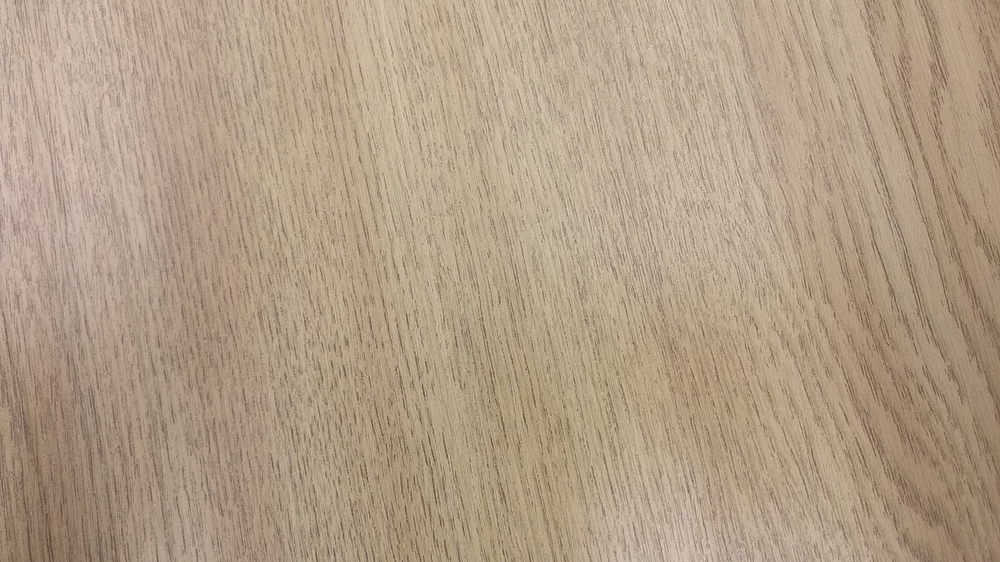
#> input picture selected_topics/forensics/CC_TP1_photos/DSC_0001.PNG, 1000 x 562 px, shrunk from 2304 x 1296 before the run, given in place of lena_512.bmp, which was not available
$ jupyter execute --allow-errors forensics_TP2.ipynb   (shell and % lines are left out)   (text cells are left out)
#> lines starting #> are read from the running program, lines starting #| are printed output that depends on the picture; pictures that were not available may be replaced by others from this repository, and a replacement may not be noted
[cell 1]
import numpy as np
import cv2
import matplotlib.pyplot as plt
from scipy.fftpack import dct, idct

[cell 2]
#read original image
img = cv2.imread("./Lab2_JPEG/lena_512.bmp")
#> img is the input picture: shape (562, 1000, 3); mean B, G, R 135, 157.5, 177
img = cv2.cvtColor(img, cv2.COLOR_BGR2GRAY) #COLOR_BGR2YCR_CB
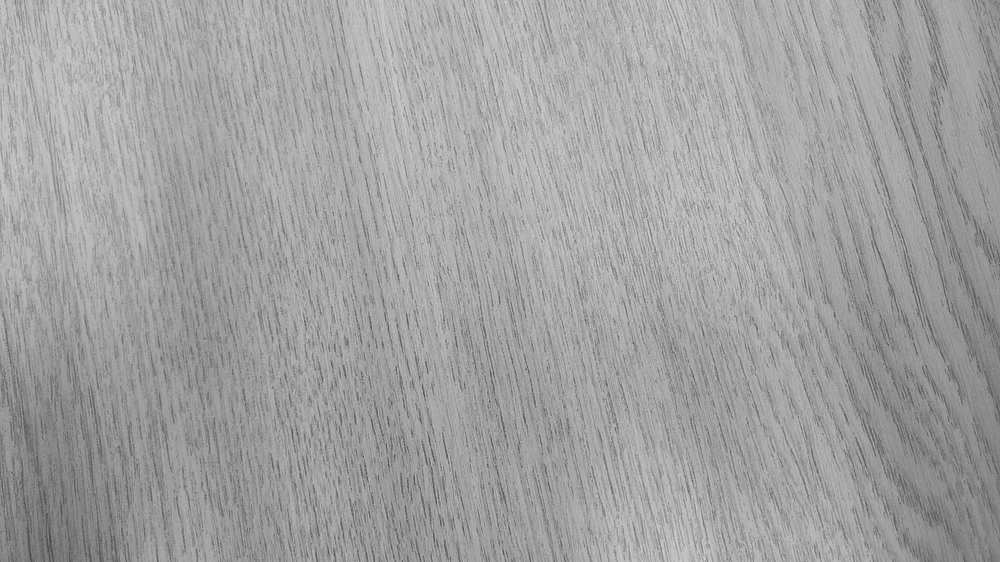
#> img: shape (562, 1000); min 66, max 213, mean 160.7
plt.imshow(img, cmap="Greys_r")

[cell 3]
#zigzag function
def zigzag (a):
    return np.concatenate([np.diagonal(a[::-1,:], i)[::(2*(i % 2)-1)] for i in range(1-a.shape[0], a.shape[0])])

#zigzag test
print(zigzag(np.array([[1,2,3],[4,5,6],[7,8,9]])))

[cell 4]
#Quality Factor, we can tweek these
QF1 = 50
QF2 = 75

Q50 = np.array([[16,11,10,16,24,40,51,61],[12,12,14,19,26,58,60,55],[14,13,16,24,40,57,69,56],[14,17,22,29,51,87,80,62],[18,22,37,56,68,109,103,77],[24,35,55,64,81,104,113,92],[49,64,78,87,103,121,120,101],[72,92,95,98,112,100,103,99]], order='F')
print(Q50)

[cell 5]
#Quality Matrix for QF1
if QF1 > 50:
    QM1 = np.around(Q50*(np.ones(Q50.shape)*((100-QF1)/50)))
    QM1.astype(int)

elif QF1 < 50:
    QM1 = np.around(Q50*(np.ones(Q50.shape)*(50/QF1)))
    QM1.astype(int)

elif QF1 == 50:
    QM1 = Q50

else:
    print("error")

QM1.astype(float)

[cell 6]
#Quality Matrix for QF2
if QF2 > 50:
    QM2 = np.around(Q50*(np.ones(Q50.shape)*((100-QF2)/50)))
    QM2.astype(int)

elif QF2 < 50:
    QM2 = np.around(Q50*(np.ones(Q50.shape)*(50/QF2)))
    QM2.astype(int)

elif QF2 == 50:
    QM2 = Q50

else:
    print("error")

QM2.astype(float)

[cell 7]
#DCT domain
dct_domain = np.zeros(img.shape) #should just be same shape
dct_quantized = np.zeros(img.shape)
dct_dequantized = np.zeros(img.shape)
dct_restored = np.zeros(img.shape)

dct_domain2 = np.zeros(img.shape)
dct_quantized2 = np.zeros(img.shape)

#updates
dct_quantized_coeff = np.zeros((64,(img.shape[0]//8)*(img.shape[1]//8)))
dct_quantized2_coeff = np.zeros((64,(img.shape[0]//8)*(img.shape[1]//8)))

[cell 8]
#Subtract each img value by 128
img2 = img - (128*np.ones(img.shape))
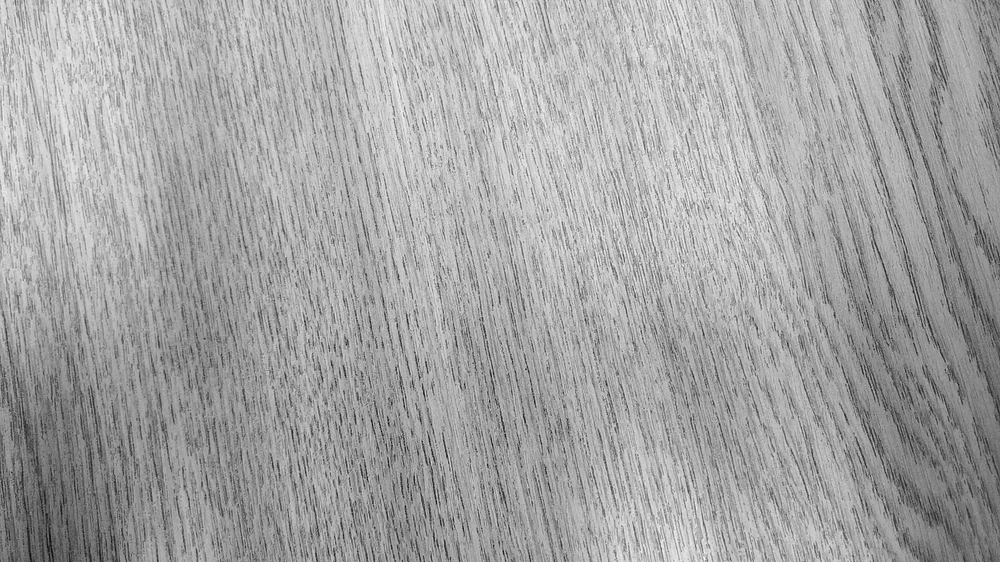
#> img2: shape (562, 1000) float64; min -62, max 85, mean 32.7; drawn with min black and max white
plt.imshow(img2, cmap="Greys_r")

[cell 9]
#JPEG Encoding

k = 0
#> (the rest of this cell did not finish here and is left out)

#> (a cell that did not finish here is left out)

[cell 11]
#img reconstruction?
img2_recon = dct_restored
plt.imshow(img2_recon+128, cmap="Greys_r") #sanity check on recon image
print(dct_restored.shape)
#| (562, 1000)
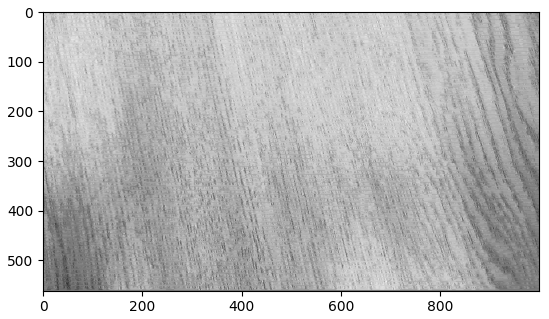
#> figure drawn by matplotlib, 1 panel

[cell 12]
#JPEG Encoding 2 (double compression)

k=0
#> (the rest of this cell did not finish here and is left out)

[cell 13]
#both image and recon image side by side
f, ax = plt.subplots(1,2, figsize=(8,4))
ax[0].imshow(img, cmap="Greys_r", aspect="auto")
ax[1].imshow(img2_recon+128, cmap="Greys_r", aspect="auto")
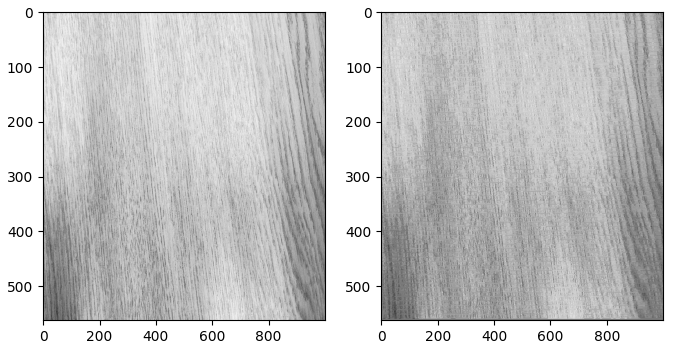
#> figure drawn by matplotlib, 2 panels

[cell 14]
#histograms
plt.hist(dct_quantized.flatten())
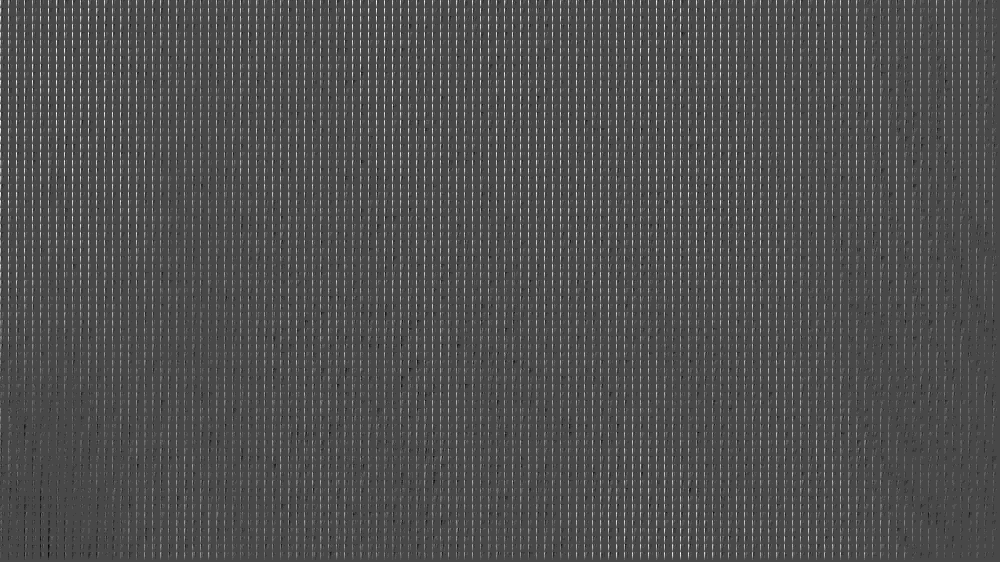
#> dct_quantized: shape (562, 1000) float64; min -6, max 15, mean 0.608; drawn with min black and max white
plt.title("DCT Quantized")
plt.figure(figsize=(12,16))
#> figure, not shown here; tallest bar 451342 high, from x = -1.8 to 0.3

[cell 15]
#histograms
plt.hist(dct_quantized2.flatten())
#> dct_quantized2: shape (562, 1000) float64; every value is 0
plt.title("DCT Quantized 2")
plt.figure(figsize=(12,16))
#> figure, not shown here; tallest bar 562000 high, from x = 0 to 0.1

[cell 16]
plt.hist(dct_quantized.flatten(), label="one time")
plt.hist(dct_quantized2.flatten(), label="double")
plt.title("DCT Quantized QF1 < QF2")
plt.legend()
plt.show()
#> figure, not shown here; tallest bar 451342 high, from x = -1.8 to 0.3; tallest bar 562000 high, from x = 0 to 0.1

[cell 17]
#show different Quality Factors histogram
QF1 = 66
QF2 = 80

Q50 = np.array([[16,11,10,16,24,40,51,61],[12,12,14,19,26,58,60,55],[14,13,16,24,40,57,69,56],[14,17,22,29,51,87,80,62],[18,22,37,56,68,109,103,77],[24,35,55,64,81,104,113,92],[49,64,78,87,103,121,120,101],[72,92,95,98,112,100,103,99]], order='F')

#Quality Matrix for QF1
if QF1 > 50:
    QM1 = np.around(Q50*(np.ones(Q50.shape)*((100-QF1)/50)))
    QM1.astype(int)

elif QF1 < 50:
    QM1 = np.around(Q50*(np.ones(Q50.shape)*(50/QF1)))
    QM1.astype(int)

elif QF1 == 50:
    QM1 = Q50

else:
    print("error")

QM1.astype(float)

#Quality Matrix for QF2
if QF2 > 50:
    QM2 = np.around(Q50*(np.ones(Q50.shape)*((100-QF2)/50)))
    QM2.astype(int)

elif QF2 < 50:
    QM2 = np.around(Q50*(np.ones(Q50.shape)*(50/QF2)))
    QM2.astype(int)

elif QF2 == 50:
    QM2 = Q50

else:
    print("error")

QM2.astype(float)

#DCT domain
dct_domain = np.zeros(img.shape) #should just be same shape
dct_quantized = np.zeros(img.shape)
dct_dequantized = np.zeros(img.shape)
dct_restored = np.zeros(img.shape)

dct_domain2 = np.zeros(img.shape)
dct_quantized2 = np.zeros(img.shape)

#JPEG Encoding

#> (the rest of this cell did not finish here and is left out)

[cell 18]
#pairwise analysis of DCT Coefficients

hist1 = []
hist2 = []

for i in range(0,10):
    min_dct = min(min(dct_quantized_coeff[i,:]), min(dct_quantized2_coeff[i,:]))
    max_dct = max(max(dct_quantized_coeff[i,:]), max(dct_quantized2_coeff[i,:]))

    x_bin = []
    for i in range(int(min_dct),int(max_dct)+1):
        x_bin.append(i)

[cell 19]
#DCT coefficient pairwise
plt.hist(dct_quantized_coeff[0,:], bins=x_bin, label="one time")
plt.hist(dct_quantized2_coeff[0,:], bins=x_bin, label="double")
plt.legend()
plt.title("1st DCT Coefficient pairwise")
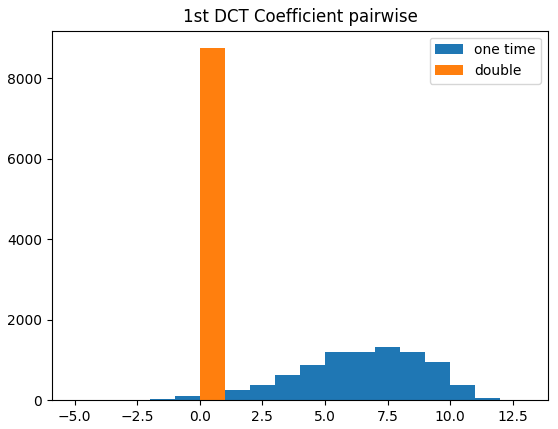
#> figure drawn by matplotlib, 1 panel; tallest bar 1312 high, from x = 7 to 8; tallest bar 8750 high, from x = 0 to 1

[cell 20]
plt.hist(dct_quantized_coeff[1,:], bins=x_bin, label="one time")
plt.hist(dct_quantized2_coeff[1,:], bins=x_bin, label="double")
plt.legend()
plt.title("2nd DCT Coefficient pairwise")
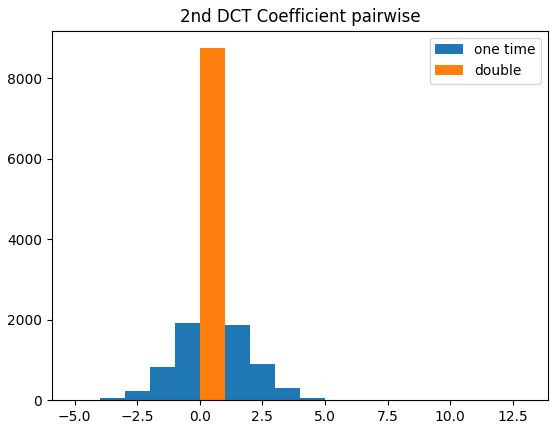
#> figure drawn by matplotlib, 1 panel; tallest bar 2621 high, from x = 0 to 1; tallest bar 8750 high, from x = 0 to 1

[cell 21]
plt.hist(dct_quantized_coeff[3,:], bins=x_bin, label="one time")
plt.hist(dct_quantized2_coeff[3,:], bins=x_bin, label="double")
plt.legend()
plt.title("3rd DCT Coefficient pairwise")
#> figure, not shown here; tallest bar 1148 high, from x = 8 to 9; tallest bar 8750 high, from x = 0 to 1

[cell 22]
plt.hist(dct_quantized_coeff[4,:], bins=x_bin, label="one time")
plt.hist(dct_quantized2_coeff[4,:], bins=x_bin, label="double")
plt.legend()
plt.title("4th DCT Coefficient pairwise")
#> figure, not shown here; tallest bar 2881 high, from x = 0 to 1; tallest bar 8750 high, from x = 0 to 1

[cell 23]
plt.hist(dct_quantized_coeff[5,:], bins=x_bin, label="one time")
plt.hist(dct_quantized2_coeff[5,:], bins=x_bin, label="double")
plt.legend()
plt.title("5th DCT Coefficient pairwise")
#> figure, not shown here; tallest bar 2549 high, from x = 0 to 1; tallest bar 8750 high, from x = 0 to 1

[cell 24]
plt.hist(dct_quantized_coeff[6,:], bins=x_bin, label="one time")
plt.hist(dct_quantized2_coeff[6,:], bins=x_bin, label="double")
plt.legend()
plt.title("6th DCT Coefficient pairwise")
#> figure, not shown here; tallest bar 4219 high, from x = 0 to 1; tallest bar 8750 high, from x = 0 to 1

[cell 25]
#step 3, prep compression of images
img1 = cv2.imread("./updates/lena_512.bmp",0)
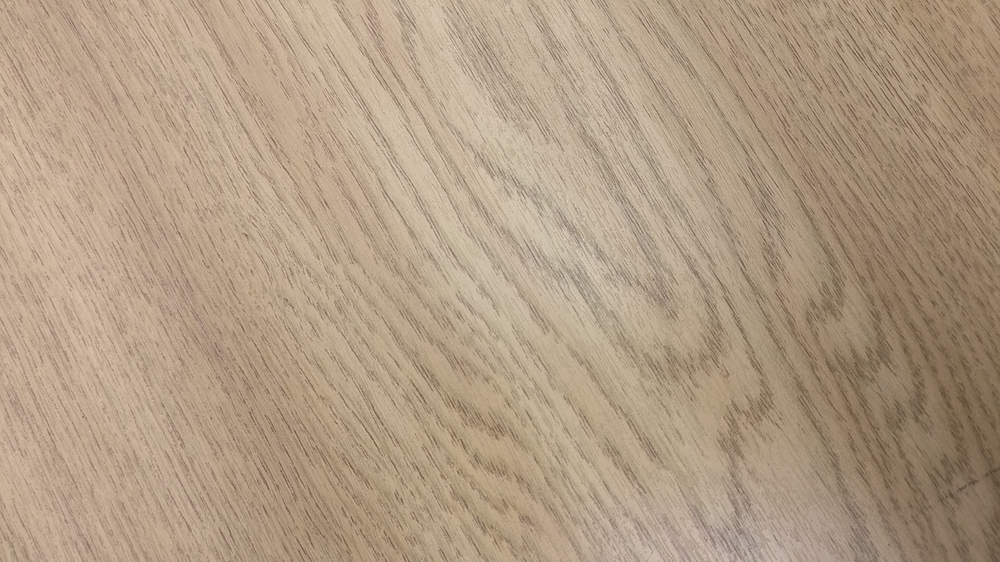
#> input picture selected_topics/forensics/CC_TP1_photos/DSC_0002.PNG, 1000 x 562 px, shrunk from 2304 x 1296 before the run, given in place of lena_512.bmp, which was not available
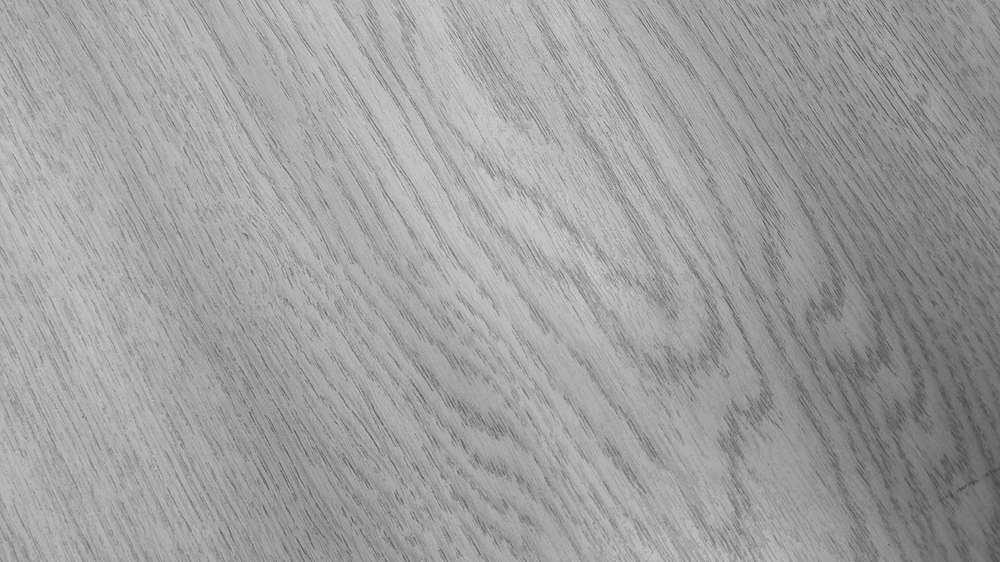
#> img1: shape (562, 1000); min 66, max 220, mean 158.7
img2 = cv2.imread("./updates/barbara512.bmp",0)
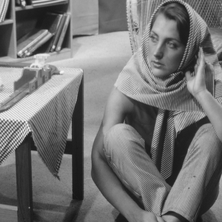
#> input picture selected_topics/forensics/tp2/updates/barbara512.bmp, 222 x 222 px, shrunk from 512 x 512 before the run
#> img2 is the input picture: shape (222, 222); min 20, max 249, mean 117.4
f,ax = plt.subplots(1,2)
ax[0].imshow(img1, cmap="Greys_r")
ax[1].imshow(img2, cmap="Greys_r")
